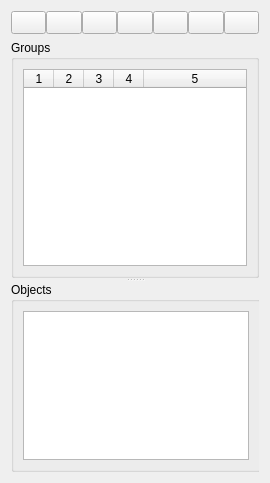
<?xml version="1.0" encoding="UTF-8"?>
<ui version="4.0">
 <class>GroupsWidget</class>
 <widget class="QWidget" name="GroupsWidget">
  <property name="geometry">
   <rect>
    <x>0</x>
    <y>0</y>
    <width>270</width>
    <height>483</height>
   </rect>
  </property>
  <property name="minimumSize">
   <size>
    <width>270</width>
    <height>0</height>
   </size>
  </property>
  <property name="windowTitle">
   <string notr="true"/>
  </property>
  <property name="windowIcon">
   <iconset resource="../../../libs/vmisc/share/resources/icon.qrc">
    <normaloff>:/icon/64x64/icon64x64.png</normaloff>:/icon/64x64/icon64x64.png</iconset>
  </property>
  <property name="toolTip">
   <string>Group Manager</string>
  </property>
  <layout class="QVBoxLayout" name="verticalLayout_2">
   <item>
    <layout class="QHBoxLayout" name="groupTools_HorizontalLayout">
     <property name="spacing">
      <number>0</number>
     </property>
     <item>
      <widget class="QToolButton" name="show_all__toolbutton">
       <property name="enabled">
        <bool>true</bool>
       </property>
       <property name="sizePolicy">
        <sizepolicy hsizetype="MinimumExpanding" vsizetype="Fixed">
         <horstretch>0</horstretch>
         <verstretch>0</verstretch>
        </sizepolicy>
       </property>
       <property name="toolTip">
        <string>Show All Groups</string>
       </property>
       <property name="icon">
        <iconset resource="../../../libs/vmisc/share/resources/icon.qrc">
         <normaloff>:/tsvg/spectrum/Visibility.tsvg</normaloff>:/tsvg/spectrum/Visibility.tsvg</iconset>
       </property>
       <property name="autoRaise">
        <bool>false</bool>
       </property>
      </widget>
     </item>
     <item>
      <widget class="QToolButton" name="hide_all__toolbutton">
       <property name="enabled">
        <bool>true</bool>
       </property>
       <property name="sizePolicy">
        <sizepolicy hsizetype="MinimumExpanding" vsizetype="Fixed">
         <horstretch>0</horstretch>
         <verstretch>0</verstretch>
        </sizepolicy>
       </property>
       <property name="toolTip">
        <string>Hide all groups</string>
       </property>
       <property name="statusTip">
        <string>Hide all groups</string>
       </property>
       <property name="icon">
        <iconset resource="../../../libs/vmisc/share/resources/icon.qrc">
         <normaloff>:/tsvg/spectrum/VisibilityOff.tsvg</normaloff>:/tsvg/spectrum/VisibilityOff.tsvg</iconset>
       </property>
      </widget>
     </item>
     <item>
      <widget class="QToolButton" name="lock_all__toolbutton">
       <property name="enabled">
        <bool>true</bool>
       </property>
       <property name="sizePolicy">
        <sizepolicy hsizetype="MinimumExpanding" vsizetype="Fixed">
         <horstretch>0</horstretch>
         <verstretch>0</verstretch>
        </sizepolicy>
       </property>
       <property name="toolTip">
        <string>Lock all groups</string>
       </property>
       <property name="statusTip">
        <string>Lock all groups</string>
       </property>
       <property name="icon">
        <iconset resource="../../../libs/vmisc/share/resources/icon.qrc">
         <normaloff>:/tsvg/spectrum/Lock.tsvg</normaloff>:/tsvg/spectrum/Lock.tsvg</iconset>
       </property>
      </widget>
     </item>
     <item>
      <widget class="QToolButton" name="unlock_all__toolbutton">
       <property name="enabled">
        <bool>true</bool>
       </property>
       <property name="sizePolicy">
        <sizepolicy hsizetype="MinimumExpanding" vsizetype="Fixed">
         <horstretch>0</horstretch>
         <verstretch>0</verstretch>
        </sizepolicy>
       </property>
       <property name="toolTip">
        <string>Unlock all groups</string>
       </property>
       <property name="statusTip">
        <string>Unlock all groups</string>
       </property>
       <property name="icon">
        <iconset resource="../../../libs/vmisc/share/resources/icon.qrc">
         <normaloff>:/tsvg/spectrum/LockOpen.tsvg</normaloff>:/tsvg/spectrum/LockOpen.tsvg</iconset>
       </property>
      </widget>
     </item>
     <item>
      <widget class="QToolButton" name="add_group_toolbutton">
       <property name="enabled">
        <bool>true</bool>
       </property>
       <property name="sizePolicy">
        <sizepolicy hsizetype="MinimumExpanding" vsizetype="Fixed">
         <horstretch>0</horstretch>
         <verstretch>0</verstretch>
        </sizepolicy>
       </property>
       <property name="toolTip">
        <string>Add a new group to the list</string>
       </property>
       <property name="autoFillBackground">
        <bool>false</bool>
       </property>
       <property name="icon">
        <iconset resource="../../../libs/vmisc/share/resources/icon.qrc">
         <normaloff>:/tsvg/spectrum/Add.tsvg</normaloff>:/tsvg/spectrum/Add.tsvg</iconset>
       </property>
       <property name="checkable">
        <bool>true</bool>
       </property>
      </widget>
     </item>
     <item>
      <widget class="QToolButton" name="delete_group_toolbutton">
       <property name="enabled">
        <bool>true</bool>
       </property>
       <property name="sizePolicy">
        <sizepolicy hsizetype="MinimumExpanding" vsizetype="Fixed">
         <horstretch>0</horstretch>
         <verstretch>0</verstretch>
        </sizepolicy>
       </property>
       <property name="toolTip">
        <string>Delete active group from the list</string>
       </property>
       <property name="icon">
        <iconset resource="../../../libs/vmisc/share/resources/icon.qrc">
         <normaloff>:/tsvg/spectrum/RemoveCircle.tsvg</normaloff>:/tsvg/spectrum/RemoveCircle.tsvg</iconset>
       </property>
      </widget>
     </item>
     <item>
      <widget class="QToolButton" name="edit_group_toolbutton">
       <property name="enabled">
        <bool>true</bool>
       </property>
       <property name="sizePolicy">
        <sizepolicy hsizetype="MinimumExpanding" vsizetype="Fixed">
         <horstretch>0</horstretch>
         <verstretch>0</verstretch>
        </sizepolicy>
       </property>
       <property name="toolTip">
        <string>Edit group properties</string>
       </property>
       <property name="icon">
        <iconset resource="../../../libs/vmisc/share/resources/icon.qrc">
         <normaloff>:/tsvg/spectrum/Edit.tsvg</normaloff>:/tsvg/spectrum/Edit.tsvg</iconset>
       </property>
      </widget>
     </item>
    </layout>
   </item>
   <item>
    <widget class="QSplitter" name="groups_splitter">
     <property name="orientation">
      <enum>Qt::Vertical</enum>
     </property>
     <property name="childrenCollapsible">
      <bool>false</bool>
     </property>
     <widget class="QGroupBox" name="groups_GroupBox">
      <property name="minimumSize">
       <size>
        <width>0</width>
        <height>100</height>
       </size>
      </property>
      <property name="title">
       <string>Groups</string>
      </property>
      <layout class="QVBoxLayout" name="verticalLayout_4">
       <item>
        <widget class="QTableWidget" name="groups_table_widget">
         <property name="sizePolicy">
          <sizepolicy hsizetype="Expanding" vsizetype="MinimumExpanding">
           <horstretch>0</horstretch>
           <verstretch>0</verstretch>
          </sizepolicy>
         </property>
         <property name="minimumSize">
          <size>
           <width>0</width>
           <height>100</height>
          </size>
         </property>
         <property name="toolTip">
          <string>Group list</string>
         </property>
         <property name="styleSheet">
          <string notr="true"/>
         </property>
         <property name="sizeAdjustPolicy">
          <enum>QAbstractScrollArea::AdjustToContents</enum>
         </property>
         <property name="alternatingRowColors">
          <bool>true</bool>
         </property>
         <property name="selectionMode">
          <enum>QAbstractItemView::SingleSelection</enum>
         </property>
         <property name="selectionBehavior">
          <enum>QAbstractItemView::SelectRows</enum>
         </property>
         <property name="sortingEnabled">
          <bool>true</bool>
         </property>
         <property name="columnCount">
          <number>5</number>
         </property>
         <attribute name="horizontalHeaderVisible">
          <bool>true</bool>
         </attribute>
         <attribute name="horizontalHeaderMinimumSectionSize">
          <number>16</number>
         </attribute>
         <attribute name="horizontalHeaderDefaultSectionSize">
          <number>30</number>
         </attribute>
         <attribute name="horizontalHeaderShowSortIndicator" stdset="0">
          <bool>true</bool>
         </attribute>
         <attribute name="horizontalHeaderStretchLastSection">
          <bool>true</bool>
         </attribute>
         <attribute name="verticalHeaderVisible">
          <bool>false</bool>
         </attribute>
         <attribute name="verticalHeaderMinimumSectionSize">
          <number>10</number>
         </attribute>
         <attribute name="verticalHeaderHighlightSections">
          <bool>false</bool>
         </attribute>
         <column/>
         <column/>
         <column/>
         <column/>
         <column/>
        </widget>
       </item>
      </layout>
     </widget>
     <widget class="QGroupBox" name="objects_GroupBox">
      <property name="sizePolicy">
       <sizepolicy hsizetype="Expanding" vsizetype="Expanding">
        <horstretch>0</horstretch>
        <verstretch>0</verstretch>
       </sizepolicy>
      </property>
      <property name="minimumSize">
       <size>
        <width>250</width>
        <height>0</height>
       </size>
      </property>
      <property name="maximumSize">
       <size>
        <width>16777215</width>
        <height>16777215</height>
       </size>
      </property>
      <property name="toolTip">
       <string>Group object list</string>
      </property>
      <property name="title">
       <string>Objects</string>
      </property>
      <layout class="QVBoxLayout" name="verticalLayout">
       <item>
        <widget class="QListWidget" name="groupItems_list_widget">
         <property name="sizePolicy">
          <sizepolicy hsizetype="Expanding" vsizetype="Expanding">
           <horstretch>0</horstretch>
           <verstretch>0</verstretch>
          </sizepolicy>
         </property>
         <property name="minimumSize">
          <size>
           <width>0</width>
           <height>0</height>
          </size>
         </property>
         <property name="maximumSize">
          <size>
           <width>16777215</width>
           <height>16777215</height>
          </size>
         </property>
         <property name="font">
          <font>
           <pointsize>9</pointsize>
          </font>
         </property>
         <property name="toolTip">
          <string>Double clicking zooms to object.</string>
         </property>
         <property name="frameShape">
          <enum>QFrame::StyledPanel</enum>
         </property>
         <property name="lineWidth">
          <number>1</number>
         </property>
         <property name="midLineWidth">
          <number>0</number>
         </property>
         <property name="sizeAdjustPolicy">
          <enum>QAbstractScrollArea::AdjustToContents</enum>
         </property>
         <property name="iconSize">
          <size>
           <width>16</width>
           <height>16</height>
          </size>
         </property>
         <property name="sortingEnabled">
          <bool>true</bool>
         </property>
        </widget>
       </item>
      </layout>
     </widget>
    </widget>
   </item>
  </layout>
 </widget>
 <resources>
  <include location="../../../libs/vmisc/share/resources/icon.qrc"/>
 </resources>
 <connections/>
</ui>
